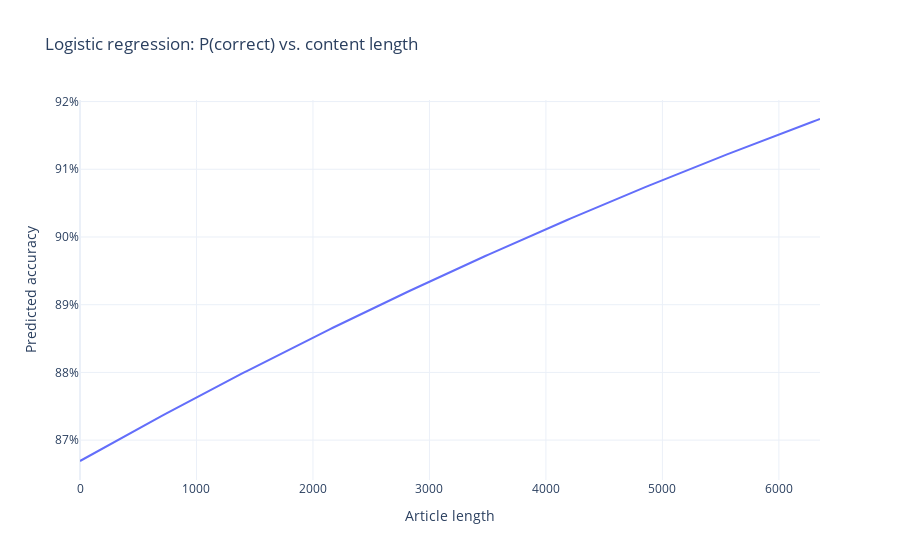

Notebook cell for this chart:
### Code cell
import statsmodels.api as sm
import numpy as np
import plotly.graph_objects as go

X = sm.add_constant(df["article_content_length"])
model = sm.Logit(df["is_correct"], X).fit(disp=False)

# predicted probability across range
length_seq = np.linspace(df["article_content_length"].min(),
                         df["article_content_length"].max(), 200)
pred = model.predict(sm.add_constant(length_seq))

fig = go.Figure()
fig.add_trace(go.Scatter(
    x=length_seq, y=pred, mode="lines",
    name="Predicted accuracy",
))
fig.update_layout(
    title="Logistic regression: P(correct) vs. content length",
    xaxis_title="Article length",
    yaxis=dict(title="Predicted accuracy", tickformat=".0%"),
    template="plotly_white"
)
fig.show()

print(model.summary().tables[1])  # see coefficient & p-value

### Figure 1 — Plotly figure (JSON) as saved in the notebook; plotly's stock layout.template omitted (floating-point values rounded to 4 significant figures; data arrays with more than 128 entries replaced by an {"elided": "..."} marker saying what was removed)
{"data": [{"mode": "lines", "name": "Predicted accuracy", "type": "scatter", "x": {"elided": "200 float values"}, "y": {"elided": "200 float values"}}], "layout": {"title": {"text": "Logistic regression: P(correct) vs. content length"}, "xaxis": {"title": {"text": "Article length"}}, "yaxis": {"tickformat": ".0%", "title": {"text": "Predicted accuracy"}}}}
